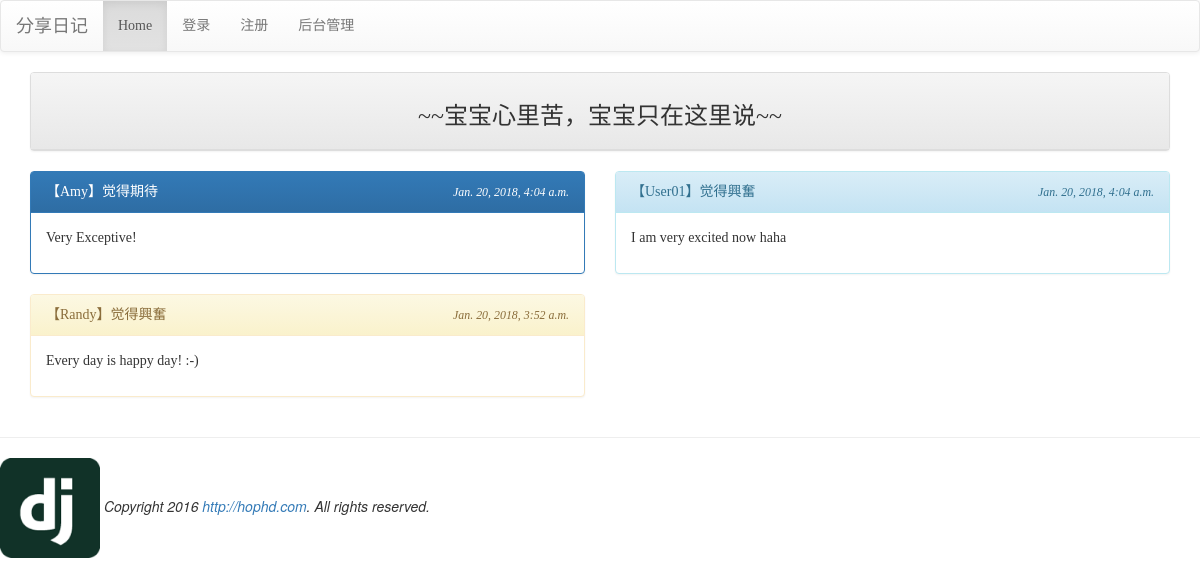
Page /list/ on the committed database.
### mysite/models.py (models this page shows, shortened)
class Post(models.Model):
    mood = models.ForeignKey('Mood', on_delete=models.CASCADE)
    nickname = models.CharField(max_length=10, default='不願意透漏身份的人')
    message = models.TextField(null=False)
    del_pass = models.CharField(max_length=10)
    pub_time = models.DateTimeField(auto_now=True)
    enabled = models.BooleanField(default=False)

class Mood(models.Model):
    status = models.CharField(max_length=10, null=False)
    def __str__(self):
        return self.status

### mysite/views.py (the view)
# urls.py: path('list/', views.listing),
def listing(request):
    posts = models.Post.objects.filter(enabled=True).order_by('-pub_time')[:150]
    moods = models.Mood.objects.all()
    return render(request, 'listing.html', locals())

### mysite/templates/listing.html (shortened to what this page needs)
{% extends "base.html" %}
{% block content %}
<div class='container'>
  <div class='row'>
    <div class='col-md-12'>
     <div class='panel panel-default'>
      <div class='panel-heading' align=center>
        <h3>~~宝宝心里苦，宝宝只在这里说~~</h3>
      </div>
     </div>
    </div>
  </div>
  <div class="row">
   {% for p in posts %}
     <div class="col-sm-12 col-md-6">
      <div class='panel {%cycle "panel-primary" "panel-info" "panel-warning" "panel-success" %}'>
        <div class='panel-heading'>
         <table width='100%'>
          <tr>
            <td>
              【{{ p.nickname }}】觉得{{ p.mood }}
            </td>
            <td align=right>
              <i><small>{{ p.pub_time }}</small></i>
            </td>
          </tr>
         </table>
        </div>
        <div class='panel-body'>{{ p.message | linebreaks }}</div>
      </div>
     </div>
   {% endfor %}
  </div>
</div>
{% endblock %}

### mysite/templates/base.html (shortened to what this page needs)
<!DOCTYPE html>
<html>
<head>
<link rel="stylesheet" href="https://maxcdn.bootstrapcdn.com/bootstrap/3.3.6/css/bootstrap.min.css">
<link rel="stylesheet" href="https://maxcdn.bootstrapcdn.com/bootstrap/3.3.6/css/bootstrap-theme.min.css">
</head>
<body>
{% include "header.html" %}
{% block content %}{% endblock %}
{% include "footer.html" %}
</body>
</html>

### mysite/templates/header.html
    <nav class='navbar navbar-default'>
        <div class='container-fluid'>
            <div class='navbar-header'>
                <div class='navbar-brand' align=center>
                    分享日记
                </div>
            </div>
            <ul class='nav navbar-nav'>
                <li class='active'><a href='/'>Home</a></li>
                    {% if username %}
                    <li><a href='/userinfo'>个人资料</a></li>
                    <li><a href='/post'>写日记</a></li>
                    <li><a href='/logout'>注销</a></li>
                    {% else %}
                    <li><a href='/login'>登录</a></li>
                    <li><a href='/accounts/register'>注册</a></li>
                    {% endif %}
                    <li><a href='/admin'>后台管理</a></li>
            </ul>
        </div>
    </nav>

### mysite/templates/footer.html
<hr>
{% load static %}
<img src="{% static "logo.png" %}" width=100>
<em>Copyright 2016 <a href='http://hophd.com'>http://hophd.com</a>. All rights reserved.</em>

### mysite/templates/base.html (style rules this page uses)
h1, h2, h3, h4, h5, p, div { font-family: 微软雅黑; }

### rows in the picture
Post: nickname "Amy", mood "期待", pub_time "Jan. 20, 2018, 4:04 a.m.", message "Very Exceptive!"
Post: nickname "User01", mood "興奮", pub_time "Jan. 20, 2018, 4:04 a.m.", message "I am very excited now haha"
Post: nickname "Randy", mood "興奮", pub_time "Jan. 20, 2018, 3:52 a.m.", message "Every day is happy day! :-)"
